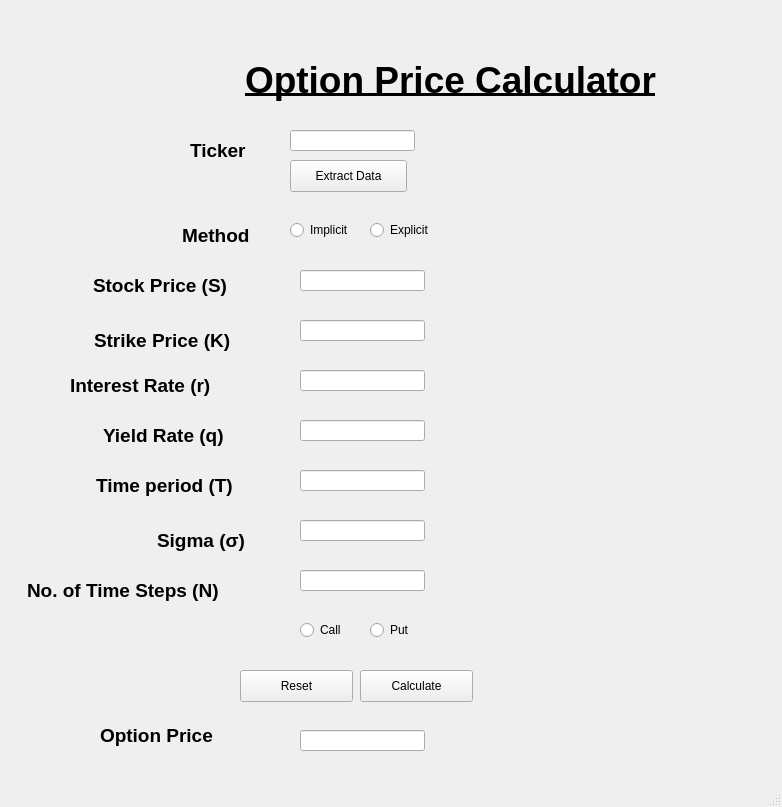
<?xml version="1.0" encoding="UTF-8"?>
<ui version="4.0">
 <class>Options</class>
 <widget class="QMainWindow" name="Options">
  <property name="geometry">
   <rect>
    <x>0</x>
    <y>0</y>
    <width>782</width>
    <height>807</height>
   </rect>
  </property>
  <property name="windowTitle">
   <string>MainWindow</string>
  </property>
  <widget class="QWidget" name="centralwidget">
   <widget class="QLabel" name="StockPrice">
    <property name="geometry">
     <rect>
      <x>93</x>
      <y>270</y>
      <width>181</width>
      <height>31</height>
     </rect>
    </property>
    <property name="text">
     <string>&lt;html&gt;&lt;head/&gt;&lt;body&gt;&lt;p&gt;&lt;span style=&quot; font-size:14pt; font-weight:600;&quot;&gt;Stock Price (S)&lt;/span&gt;&lt;/p&gt;&lt;/body&gt;&lt;/html&gt;</string>
    </property>
   </widget>
   <widget class="QLabel" name="Sigma">
    <property name="geometry">
     <rect>
      <x>157</x>
      <y>520</y>
      <width>121</width>
      <height>41</height>
     </rect>
    </property>
    <property name="text">
     <string>&lt;html&gt;&lt;head/&gt;&lt;body&gt;&lt;p&gt;&lt;span style=&quot; font-size:14pt; font-weight:600;&quot;&gt;Sigma (σ)&lt;/span&gt;&lt;/p&gt;&lt;/body&gt;&lt;/html&gt;</string>
    </property>
   </widget>
   <widget class="QLabel" name="Title">
    <property name="geometry">
     <rect>
      <x>150</x>
      <y>50</y>
      <width>601</width>
      <height>61</height>
     </rect>
    </property>
    <property name="text">
     <string>&lt;html&gt;&lt;head/&gt;&lt;body&gt;&lt;p align=&quot;center&quot;&gt;&lt;span style=&quot; font-size:28pt; font-weight:600; text-decoration: underline;&quot;&gt;Option Price Calculator&lt;/span&gt;&lt;/p&gt;&lt;/body&gt;&lt;/html&gt;</string>
    </property>
   </widget>
   <widget class="QLabel" name="YieldRate">
    <property name="geometry">
     <rect>
      <x>103</x>
      <y>420</y>
      <width>171</width>
      <height>31</height>
     </rect>
    </property>
    <property name="text">
     <string>&lt;html&gt;&lt;head/&gt;&lt;body&gt;&lt;p&gt;&lt;span style=&quot; font-size:14pt; font-weight:600;&quot;&gt;Yield Rate (q)&lt;/span&gt;&lt;/p&gt;&lt;/body&gt;&lt;/html&gt;</string>
    </property>
   </widget>
   <widget class="QLabel" name="MethodLine">
    <property name="geometry">
     <rect>
      <x>182</x>
      <y>220</y>
      <width>91</width>
      <height>31</height>
     </rect>
    </property>
    <property name="text">
     <string>&lt;html&gt;&lt;head/&gt;&lt;body&gt;&lt;p&gt;&lt;span style=&quot; font-size:14pt; font-weight:600;&quot;&gt;Method&lt;/span&gt;&lt;/p&gt;&lt;/body&gt;&lt;/html&gt;</string>
    </property>
   </widget>
   <widget class="QLabel" name="Periods">
    <property name="geometry">
     <rect>
      <x>27</x>
      <y>570</y>
      <width>251</width>
      <height>41</height>
     </rect>
    </property>
    <property name="text">
     <string>&lt;html&gt;&lt;head/&gt;&lt;body&gt;&lt;p&gt;&lt;span style=&quot; font-size:14pt; font-weight:600;&quot;&gt;No. of Time Steps (N)&lt;/span&gt;&lt;/p&gt;&lt;/body&gt;&lt;/html&gt;</string>
    </property>
   </widget>
   <widget class="QLabel" name="StrikePrice">
    <property name="geometry">
     <rect>
      <x>94</x>
      <y>320</y>
      <width>181</width>
      <height>41</height>
     </rect>
    </property>
    <property name="text">
     <string>&lt;html&gt;&lt;head/&gt;&lt;body&gt;&lt;p&gt;&lt;span style=&quot; font-size:14pt; font-weight:600;&quot;&gt;Strike Price (K)&lt;/span&gt;&lt;/p&gt;&lt;/body&gt;&lt;/html&gt;</string>
    </property>
   </widget>
   <widget class="QLabel" name="TimeEnd">
    <property name="geometry">
     <rect>
      <x>96</x>
      <y>470</y>
      <width>181</width>
      <height>31</height>
     </rect>
    </property>
    <property name="text">
     <string>&lt;html&gt;&lt;head/&gt;&lt;body&gt;&lt;p&gt;&lt;span style=&quot; font-size:14pt; font-weight:600;&quot;&gt;Time period (T)&lt;/span&gt;&lt;/p&gt;&lt;/body&gt;&lt;/html&gt;</string>
    </property>
   </widget>
   <widget class="QLabel" name="CallPrice">
    <property name="geometry">
     <rect>
      <x>100</x>
      <y>720</y>
      <width>151</width>
      <height>31</height>
     </rect>
    </property>
    <property name="text">
     <string>&lt;html&gt;&lt;head/&gt;&lt;body&gt;&lt;p&gt;&lt;span style=&quot; font-size:14pt; font-weight:600;&quot;&gt;Option Price&lt;/span&gt;&lt;/p&gt;&lt;/body&gt;&lt;/html&gt;</string>
    </property>
   </widget>
   <widget class="QLabel" name="TickerLabel">
    <property name="geometry">
     <rect>
      <x>190</x>
      <y>130</y>
      <width>91</width>
      <height>41</height>
     </rect>
    </property>
    <property name="text">
     <string>&lt;html&gt;&lt;head/&gt;&lt;body&gt;&lt;p&gt;&lt;span style=&quot; font-size:14pt; font-weight:600;&quot;&gt;Ticker&lt;/span&gt;&lt;/p&gt;&lt;/body&gt;&lt;/html&gt;</string>
    </property>
   </widget>
   <widget class="QLabel" name="Rate">
    <property name="geometry">
     <rect>
      <x>70</x>
      <y>370</y>
      <width>201</width>
      <height>31</height>
     </rect>
    </property>
    <property name="text">
     <string>&lt;html&gt;&lt;head/&gt;&lt;body&gt;&lt;p&gt;&lt;span style=&quot; font-size:14pt; font-weight:600;&quot;&gt;Interest Rate (r)&lt;/span&gt;&lt;/p&gt;&lt;/body&gt;&lt;/html&gt;</string>
    </property>
   </widget>
   <widget class="QLineEdit" name="InputStepsN">
    <property name="geometry">
     <rect>
      <x>300</x>
      <y>570</y>
      <width>125</width>
      <height>21</height>
     </rect>
    </property>
   </widget>
   <widget class="QRadioButton" name="InputCallButton">
    <property name="geometry">
     <rect>
      <x>300</x>
      <y>620</y>
      <width>48</width>
      <height>20</height>
     </rect>
    </property>
    <property name="text">
     <string>Call</string>
    </property>
   </widget>
   <widget class="QLineEdit" name="InputStockPrice">
    <property name="geometry">
     <rect>
      <x>300</x>
      <y>270</y>
      <width>125</width>
      <height>21</height>
     </rect>
    </property>
   </widget>
   <widget class="QLineEdit" name="InputTicker">
    <property name="geometry">
     <rect>
      <x>290</x>
      <y>130</y>
      <width>125</width>
      <height>21</height>
     </rect>
    </property>
   </widget>
   <widget class="QLineEdit" name="InputYieldRate">
    <property name="geometry">
     <rect>
      <x>300</x>
      <y>420</y>
      <width>125</width>
      <height>21</height>
     </rect>
    </property>
   </widget>
   <widget class="QRadioButton" name="InputExplicitButton">
    <property name="geometry">
     <rect>
      <x>370</x>
      <y>220</y>
      <width>69</width>
      <height>20</height>
     </rect>
    </property>
    <property name="text">
     <string>Explicit</string>
    </property>
   </widget>
   <widget class="QRadioButton" name="InputImplicitButton">
    <property name="geometry">
     <rect>
      <x>290</x>
      <y>220</y>
      <width>69</width>
      <height>20</height>
     </rect>
    </property>
    <property name="text">
     <string>Implicit</string>
    </property>
   </widget>
   <widget class="QPushButton" name="InputExtract">
    <property name="geometry">
     <rect>
      <x>290</x>
      <y>160</y>
      <width>117</width>
      <height>32</height>
     </rect>
    </property>
    <property name="text">
     <string>Extract Data</string>
    </property>
   </widget>
   <widget class="QLineEdit" name="InputSigma">
    <property name="geometry">
     <rect>
      <x>300</x>
      <y>520</y>
      <width>125</width>
      <height>21</height>
     </rect>
    </property>
   </widget>
   <widget class="QLineEdit" name="InputTimePeriod">
    <property name="geometry">
     <rect>
      <x>300</x>
      <y>470</y>
      <width>125</width>
      <height>21</height>
     </rect>
    </property>
   </widget>
   <widget class="QLineEdit" name="InputInterestRate">
    <property name="geometry">
     <rect>
      <x>300</x>
      <y>370</y>
      <width>125</width>
      <height>21</height>
     </rect>
    </property>
   </widget>
   <widget class="QLineEdit" name="InputStrikePrice">
    <property name="geometry">
     <rect>
      <x>300</x>
      <y>320</y>
      <width>125</width>
      <height>21</height>
     </rect>
    </property>
   </widget>
   <widget class="QRadioButton" name="InputPutButton">
    <property name="geometry">
     <rect>
      <x>370</x>
      <y>620</y>
      <width>48</width>
      <height>20</height>
     </rect>
    </property>
    <property name="text">
     <string>Put</string>
    </property>
   </widget>
   <widget class="QPushButton" name="InputCalculate">
    <property name="geometry">
     <rect>
      <x>360</x>
      <y>670</y>
      <width>113</width>
      <height>32</height>
     </rect>
    </property>
    <property name="text">
     <string>Calculate</string>
    </property>
   </widget>
   <widget class="QLabel" name="OutputText">
    <property name="geometry">
     <rect>
      <x>270</x>
      <y>710</y>
      <width>171</width>
      <height>31</height>
     </rect>
    </property>
    <property name="text">
     <string/>
    </property>
   </widget>
   <widget class="QPushButton" name="InputReset">
    <property name="geometry">
     <rect>
      <x>240</x>
      <y>670</y>
      <width>113</width>
      <height>32</height>
     </rect>
    </property>
    <property name="text">
     <string>Reset</string>
    </property>
   </widget>
   <widget class="QLineEdit" name="OptionPrice">
    <property name="geometry">
     <rect>
      <x>300</x>
      <y>730</y>
      <width>125</width>
      <height>21</height>
     </rect>
    </property>
   </widget>
  </widget>
  <widget class="QStatusBar" name="statusbar"/>
 </widget>
 <resources/>
 <connections/>
</ui>
